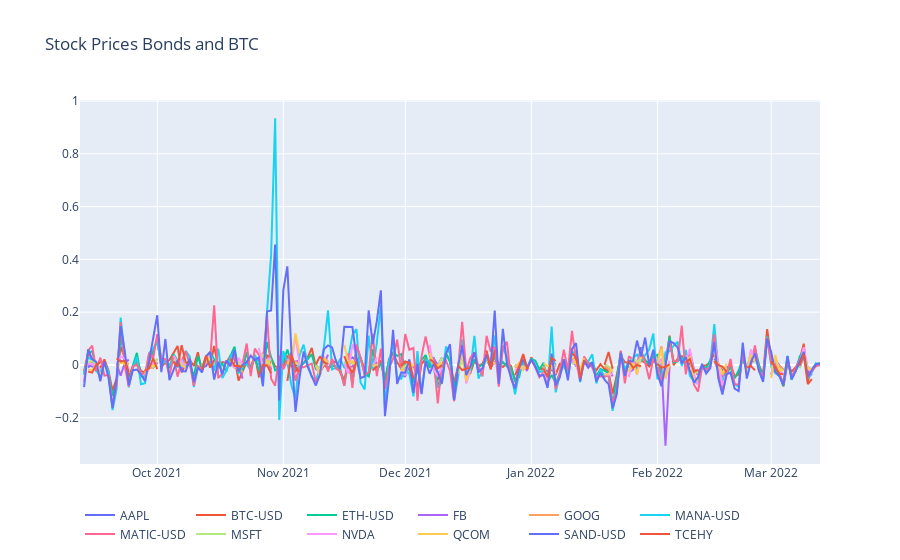

Notebook code cell kept with this figure:
### Code cell
# Plot all of the BTC exchange prices
df_scatter(stocks_returns, 'Stock Prices Bonds and BTC')

### Figure 1 — Plotly figure (JSON) as saved in the notebook; plotly's stock layout.template omitted (floating-point values rounded to 4 significant figures; data arrays with more than 128 entries replaced by an {"elided": "..."} marker saying what was removed)
{"data": [{"name": "AAPL", "type": "scatter", "visible": true, "x": {"elided": "183 str values"}, "y": {"elided": "183 float values"}}, {"name": "BTC-USD", "type": "scatter", "visible": true, "x": {"elided": "183 str values"}, "y": {"elided": "183 float values"}}, {"name": "ETH-USD", "type": "scatter", "visible": true, "x": {"elided": "183 str values"}, "y": {"elided": "183 float values"}}, {"name": "FB", "type": "scatter", "visible": true, "x": {"elided": "183 str values"}, "y": {"elided": "183 float values"}}, {"name": "GOOG", "type": "scatter", "visible": true, "x": {"elided": "183 str values"}, "y": {"elided": "183 float values"}}, {"name": "MANA-USD", "type": "scatter", "visible": true, "x": {"elided": "183 str values"}, "y": {"elided": "183 float values"}}, {"name": "MATIC-USD", "type": "scatter", "visible": true, "x": {"elided": "183 str values"}, "y": {"elided": "183 float values"}}, {"name": "MSFT", "type": "scatter", "visible": true, "x": {"elided": "183 str values"}, "y": {"elided": "183 float values"}}, {"name": "NVDA", "type": "scatter", "visible": true, "x": {"elided": "183 str values"}, "y": {"elided": "183 float values"}}, {"name": "QCOM", "type": "scatter", "visible": true, "x": {"elided": "183 str values"}, "y": {"elided": "183 float values"}}, {"name": "SAND-USD", "type": "scatter", "visible": true, "x": {"elided": "183 str values"}, "y": {"elided": "183 float values"}}, {"name": "TCEHY", "type": "scatter", "visible": true, "x": {"elided": "183 str values"}, "y": {"elided": "183 float values"}}], "layout": {"legend": {"orientation": "h"}, "title": {"text": "Stock Prices Bonds and BTC"}, "xaxis": {"type": "date"}, "yaxis": {"showticklabels": true, "title": {"text": ""}, "type": "linear"}}}
